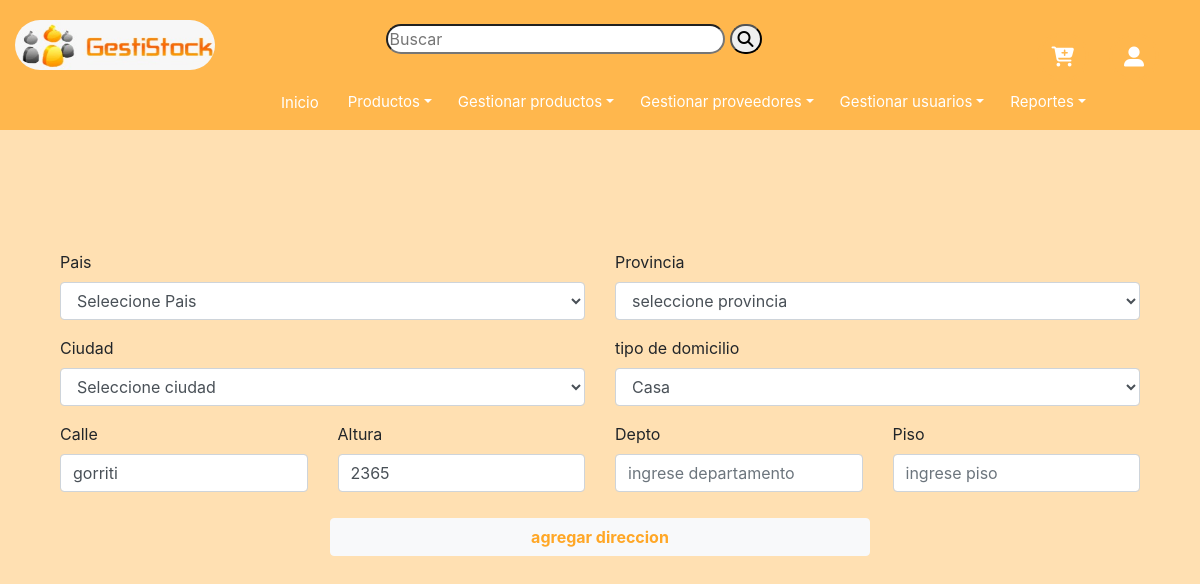
Before: /ModDomicilioCompra.php?idDireccion=12 (signed in) with the older database file.
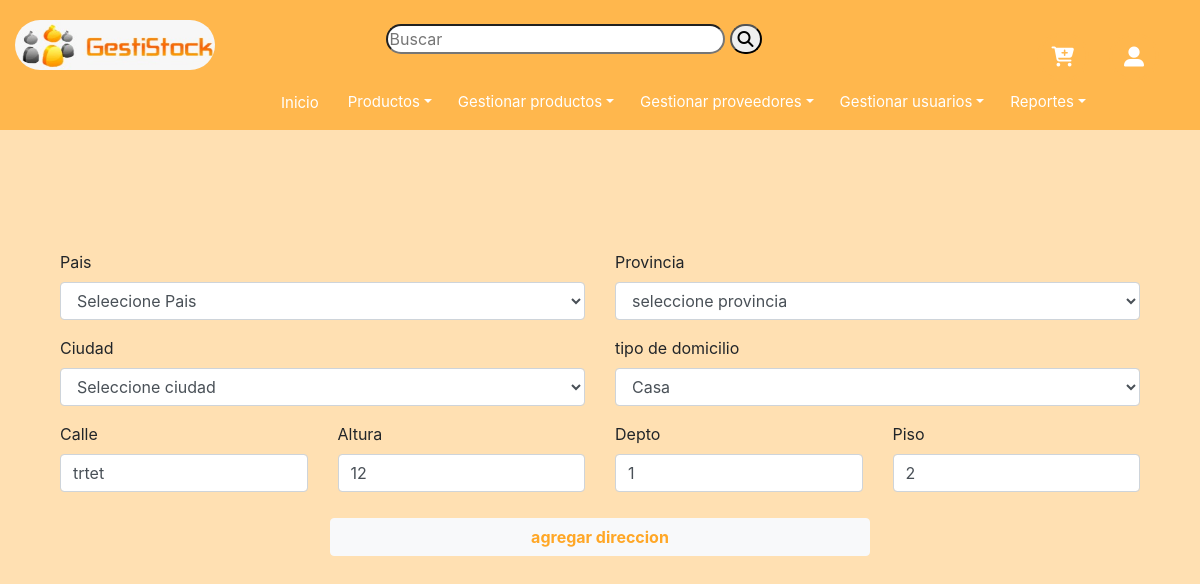
After: the same page with the newer database file.
### tables this page shows
CREATE TABLE `direcciones` (
  `idDireccion` int(11) NOT NULL,
  `idCiudad` int(11) NOT NULL,
  `idPersona` int(11) NOT NULL,
  `idTipoDomicilio` int(11) NOT NULL,
  `calle` varchar(45) DEFAULT NULL,
  `altura` int(11) DEFAULT NULL,
  `dpto` varchar(45) DEFAULT NULL,
  `piso` varchar(45) DEFAULT NULL
);

### ModDomicilioCompra.php (the view, shortened to what this page needs)
<?php
require("header.php");
?>
<div class="row">
<div class="container">
<?php
$select5=mysqli_query($conexion,"SELECT idTipoDomicilio,descripcion FROM tiposdomicilios ORDER BY descripcion ASC");
?>
 <?php
if(isset($_GET['idDireccion'])){
    $idDireccion=$_GET['idDireccion'];
    $select=mysqli_query($conexion,"SELECT * FROM direcciones WHERE idDireccion=$idDireccion");
    while($r=mysqli_fetch_array($select)){
?>
    <div class="col-md-12" style="padding-top:120px">
                      <form action="direccionesClientes.php" method="POST">
                         <div class="row">
                            <div class="col-md-6">
                              <div class="form-group">
                                <label>Pais</label>
                                <select class="form-control" id="cbxpais" name="cbxpais">
               	                  <option>Seleecione Pais</option>
                                </select>
                              </div>
                              <div class="form-group">
                                <label>Ciudad</label>
                                <select class="form-control" id="cbxciudad" name="cbxciudad">
                                   <option>Seleccione ciudad</option>
                                </select>
                              </div>
                              <div class="row">
                                <div class="form-group col-md-6">
                                  <label>Calle</label>
                                  <input type="text" class="form-control" name="calle" id="calle" value="<?php echo $r['calle'];?>"  placeholder="ingrese calle">
                                </div>
                                <div class="form-group col-md-6">
                                  <label>Altura</label>
                                  <input type="text" class="form-control" name="altura" id="altura" value="<?php echo $r['altura'];?>" placeholder="ingrese altura">
                                </div>
                              </div>
                            </div>
                            <div class="col-md-6">
                               <div class="form-group">
                                  <label>Provincia</label>
                                  <select class="form-control" id="cbxprovincia" name="cbxprovincia">
                                     <option>seleccione provincia</option>
                                  </select>
                               </div>
                               <div class="form-group">
                                  <label>tipo de domicilio</label>
                                  <select class="form-control" id="tipodomicilio" name="tipodomicilio">
                                    <?php while ($rsTP = $select5->fetch_assoc()){?>
                                       <option value="<?php echo $rsTP['idTipoDomicilio']; ?>"><?php echo $rsTP['descripcion'];?></option>
                                    <?php } ?>
                                  </select>
                               </div>
                               <div class="row">
                                  <div class="form-group col-md-6">
                                     <label>Depto</label>
                                     <input type="text" class="form-control" name="dpto" id="dpto" value="<?php echo $r['dpto'];?>" placeholder="ingrese departamento">
                                  </div>
                                  <div class="form-group col-md-6">
                                     <label>Piso</label>
                                     <input type="text" class="form-control" name="piso" id="piso" value="<?php echo $r['piso'];?>" placeholder="ingrese piso">
                                  </div>
                               </div>
                            </div>
                            <div class="col-md-12" align="center">
                            <button style="width: 50%;" name="direcciones" value="direcciones" id="btn2" class="btn btn-light">agregar direccion</button>
                            </div>
                         </div>
                      </form>
                   </div>
<?php
    }
}
?>
</div>
</div>

Changed rows visible on the page:
changed direcciones: calle "gorriti" → "trtet"; altura "2365" → "12"; dpto (not shown) → "1"; piso (not shown) → "2"
